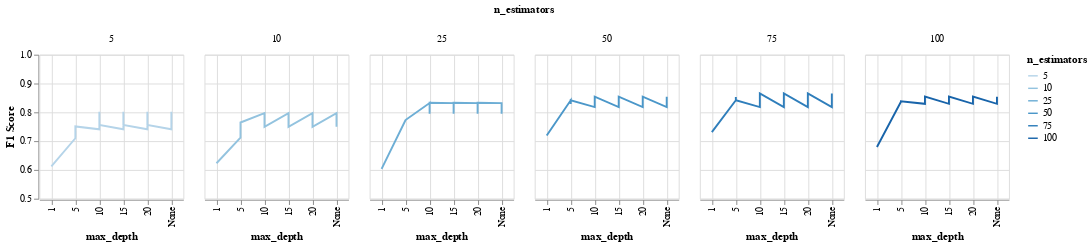

Notebook cell for this chart:
### Code cell
# plotting F1 score vs tree depth by number of trees
max_depth_order = ['1', '5', '10', '15', '20', 'None']

alt.Chart(gridsearch).mark_line().encode(
    x = alt.X('max_depth:N', axis=alt.Axis(grid=True), sort=max_depth_order),
    y = alt.Y('F1 Score:Q', scale=alt.Scale(domain=[0.50, 1.00])),
    color=alt.Color('n_estimators:O')
).properties(
    height=150, 
    width=150
).facet(
    column=alt.Column('n_estimators:O')
)

### Figure 1 — Vega-Lite specification as saved in the notebook (floating-point values rounded to 4 significant figures)
{"config": {"view": {"continuousWidth": 300, "continuousHeight": 300}}, "data": {"name": "data-fe5a989d7c6d09f2bc64f5867d02f155"}, "facet": {"column": {"field": "n_estimators", "type": "ordinal"}}, "spec": {"mark": {"type": "line"}, "encoding": {"color": {"field": "n_estimators", "type": "ordinal"}, "x": {"axis": {"grid": true}, "field": "max_depth", "sort": ["1", "5", "10", "15", "20", "None"], "type": "nominal"}, "y": {"field": "F1 Score", "scale": {"domain": [0.5, 1.0]}, "type": "quantitative"}}, "height": 150, "width": 150}, "$schema": "https://vega.github.io/schema/vega-lite/v5.20.1.json", "datasets": {"data-fe5a989d7c6d09f2bc64f5867d02f155": [{"n_estimators": 5, "max_depth": "None", "F1 Score": 0.7411}, {"n_estimators": 10, "max_depth": "None", "F1 Score": 0.7972}, {"n_estimators": 25, "max_depth": "None", "F1 Score": 0.8321}, {"n_estimators": 50, "max_depth": "None", "F1 Score": 0.8182}, {"n_estimators": 75, "max_depth": "None", "F1 Score": 0.8182}, {"n_estimators": 100, "max_depth": "None", "F1 Score": 0.8295}, {"n_estimators": 5, "max_depth": "None", "F1 Score": 0.8019}, {"n_estimators": 10, "max_depth": "None", "F1 Score": 0.7543}, {"n_estimators": 25, "max_depth": "None", "F1 Score": 0.7954}, {"n_estimators": 50, "max_depth": "None", "F1 Score": 0.8406}, {"n_estimators": 75, "max_depth": "None", "F1 Score": 0.8531}, {"n_estimators": 100, "max_depth": "None", "F1 Score": 0.8531}, {"n_estimators": 5, "max_depth": "None", "F1 Score": 0.7566}, {"n_estimators": 10, "max_depth": "None", "F1 Score": 0.7496}, {"n_estimators": 25, "max_depth": "None", "F1 Score": 0.8333}, {"n_estimators": 50, "max_depth": "None", "F1 Score": 0.8544}, {"n_estimators": 75, "max_depth": "None", "F1 Score": 0.8658}, {"n_estimators": 100, "max_depth": "None", "F1 Score": 0.8544}, {"n_estimators": 5, "max_depth": "1", "F1 Score": 0.6122}, {"n_estimators": 10, "max_depth": "1", "F1 Score": 0.6232}, {"n_estimators": 25, "max_depth": "1", "F1 Score": 0.6038}, {"n_estimators": 50, "max_depth": "1", "F1 Score": 0.7197}, {"n_estimators": 75, "max_depth": "1", "F1 Score": 0.7311}, {"n_estimators": 100, "max_depth": "1", "F1 Score": 0.6796}, {"n_estimators": 5, "max_depth": "1", "F1 Score": 0.6122}, {"n_estimators": 10, "max_depth": "1", "F1 Score": 0.6232}, {"n_estimators": 25, "max_depth": "1", "F1 Score": 0.6038}, {"n_estimators": 50, "max_depth": "1", "F1 Score": 0.7197}, {"n_estimators": 75, "max_depth": "1", "F1 Score": 0.7311}, {"n_estimators": 100, "max_depth": "1", "F1 Score": 0.6796}, {"n_estimators": 5, "max_depth": "1", "F1 Score": 0.6122}, {"n_estimators": 10, "max_depth": "1", "F1 Score": 0.6232}, {"n_estimators": 25, "max_depth": "1", "F1 Score": 0.6038}, {"n_estimators": 50, "max_depth": "1", "F1 Score": 0.7197}, {"n_estimators": 75, "max_depth": "1", "F1 Score": 0.7311}, {"n_estimators": 100, "max_depth": "1", "F1 Score": 0.6796}, {"n_estimators": 5, "max_depth": "5", "F1 Score": 0.7099}, {"n_estimators": 10, "max_depth": "5", "F1 Score": 0.7119}, {"n_estimators": 25, "max_depth": "5", "F1 Score": 0.7735}, {"n_estimators": 50, "max_depth": "5", "F1 Score": 0.8418}, {"n_estimators": 75, "max_depth": "5", "F1 Score": 0.8418}, {"n_estimators": 100, "max_depth": "5", "F1 Score": 0.8369}, {"n_estimators": 5, "max_depth": "5", "F1 Score": 0.7379}, {"n_estimators": 10, "max_depth": "5", "F1 Score": 0.7352}, {"n_estimators": 25, "max_depth": "5", "F1 Score": 0.7753}, {"n_estimators": 50, "max_depth": "5", "F1 Score": 0.8293}, {"n_estimators": 75, "max_depth": "5", "F1 Score": 0.8531}, {"n_estimators": 100, "max_depth": "5", "F1 Score": 0.8369}, {"n_estimators": 5, "max_depth": "5", "F1 Score": 0.751}, {"n_estimators": 10, "max_depth": "5", "F1 Score": 0.7646}, {"n_estimators": 25, "max_depth": "5", "F1 Score": 0.7734}, {"n_estimators": 50, "max_depth": "5", "F1 Score": 0.8418}, {"n_estimators": 75, "max_depth": "5", "F1 Score": 0.8418}, {"n_estimators": 100, "max_depth": "5", "F1 Score": 0.8386}, {"n_estimators": 5, "max_depth": "10", "F1 Score": 0.7411}, {"n_estimators": 10, "max_depth": "10", "F1 Score": 0.7972}, {"n_estimators": 25, "max_depth": "10", "F1 Score": 0.8321}, {"n_estimators": 50, "max_depth": "10", "F1 Score": 0.8182}, {"n_estimators": 75, "max_depth": "10", "F1 Score": 0.8182}, {"n_estimators": 100, "max_depth": "10", "F1 Score": 0.8295}, {"n_estimators": 5, "max_depth": "10", "F1 Score": 0.8019}, {"n_estimators": 10, "max_depth": "10", "F1 Score": 0.7543}, {"n_estimators": 25, "max_depth": "10", "F1 Score": 0.7954}, {"n_estimators": 50, "max_depth": "10", "F1 Score": 0.8406}, {"n_estimators": 75, "max_depth": "10", "F1 Score": 0.8531}, {"n_estimators": 100, "max_depth": "10", "F1 Score": 0.8531}, {"n_estimators": 5, "max_depth": "10", "F1 Score": 0.7566}, {"n_estimators": 10, "max_depth": "10", "F1 Score": 0.7496}, {"n_estimators": 25, "max_depth": "10", "F1 Score": 0.8333}, {"n_estimators": 50, "max_depth": "10", "F1 Score": 0.8544}, {"n_estimators": 75, "max_depth": "10", "F1 Score": 0.8658}, {"n_estimators": 100, "max_depth": "10", "F1 Score": 0.8544}, {"n_estimators": 5, "max_depth": "15", "F1 Score": 0.7411}, {"n_estimators": 10, "max_depth": "15", "F1 Score": 0.7972}, {"n_estimators": 25, "max_depth": "15", "F1 Score": 0.8321}, {"n_estimators": 50, "max_depth": "15", "F1 Score": 0.8182}, {"n_estimators": 75, "max_depth": "15", "F1 Score": 0.8182}, {"n_estimators": 100, "max_depth": "15", "F1 Score": 0.8295}, {"n_estimators": 5, "max_depth": "15", "F1 Score": 0.8019}, {"n_estimators": 10, "max_depth": "15", "F1 Score": 0.7543}, {"n_estimators": 25, "max_depth": "15", "F1 Score": 0.7954}, {"n_estimators": 50, "max_depth": "15", "F1 Score": 0.8406}, {"n_estimators": 75, "max_depth": "15", "F1 Score": 0.8531}, {"n_estimators": 100, "max_depth": "15", "F1 Score": 0.8531}, {"n_estimators": 5, "max_depth": "15", "F1 Score": 0.7566}, {"n_estimators": 10, "max_depth": "15", "F1 Score": 0.7496}, {"n_estimators": 25, "max_depth": "15", "F1 Score": 0.8333}, {"n_estimators": 50, "max_depth": "15", "F1 Score": 0.8544}, {"n_estimators": 75, "max_depth": "15", "F1 Score": 0.8658}, {"n_estimators": 100, "max_depth": "15", "F1 Score": 0.8544}, {"n_estimators": 5, "max_depth": "20", "F1 Score": 0.7411}, {"n_estimators": 10, "max_depth": "20", "F1 Score": 0.7972}, {"n_estimators": 25, "max_depth": "20", "F1 Score": 0.8321}, {"n_estimators": 50, "max_depth": "20", "F1 Score": 0.8182}, {"n_estimators": 75, "max_depth": "20", "F1 Score": 0.8182}, {"n_estimators": 100, "max_depth": "20", "F1 Score": 0.8295}, {"n_estimators": 5, "max_depth": "20", "F1 Score": 0.8019}, {"n_estimators": 10, "max_depth": "20", "F1 Score": 0.7543}, {"n_estimators": 25, "max_depth": "20", "F1 Score": 0.7954}, {"n_estimators": 50, "max_depth": "20", "F1 Score": 0.8406}, {"n_estimators": 75, "max_depth": "20", "F1 Score": 0.8531}, {"n_estimators": 100, "max_depth": "20", "F1 Score": 0.8531}, {"n_estimators": 5, "max_depth": "20", "F1 Score": 0.7566}, {"n_estimators": 10, "max_depth": "20", "F1 Score": 0.7496}, {"n_estimators": 25, "max_depth": "20", "F1 Score": 0.8333}, {"n_estimators": 50, "max_depth": "20", "F1 Score": 0.8544}, {"n_estimators": 75, "max_depth": "20", "F1 Score": 0.8658}, {"n_estimators": 100, "max_depth": "20", "F1 Score": 0.8544}]}}
